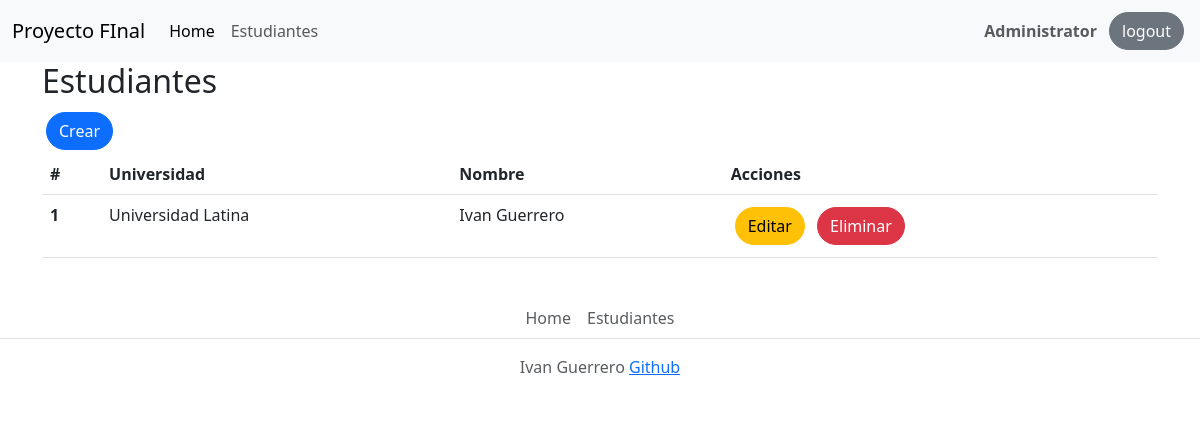
Page /student/ (signed in) on the committed database.
### models/user.py (models this page shows, shortened)
class User(db.Model,UserMixin):
    __tablename__="users"
    id:int=db.Column(db.Integer,primary_key=True)
    name:str=db.Column(db.String(50))
    username:str=db.Column(db.String(20),unique=True)
    password:str=db.Column(db.String(200))
    email:str=db.Column(db.String(30))
    role:str=db.Column(db.String(20),default="user") #user/admin

### models/student.py (models this page shows, shortened)
class Student(db.Model):
    __tablename__="students"
    id=db.Column(db.Integer,primary_key=True)
    university_id=db.Column(db.Integer,db.ForeignKey("universities.id"))
    university=db.relationship("University",backref="students")
    name=db.Column(db.String(50))

### models/university.py (models this page shows, shortened)
class University(db.Model):
    __tablename__="universities"
    id=db.Column(db.Integer,primary_key=True)
    name=db.Column(db.String(50))

### controllers/student.py (the view)
@students.route("/",methods=['GET'])
def index():
  students=Student.query.join(University).all()
  return render_template("student/index.html",students=students)

### config.py (called while the page is built)
    @login_manager.user_loader
    def load_user(user_id):
        return User.query.filter_by(id=user_id).first()

### templates/student/index.html (shortened to what this page needs)
{% extends "home_base.html" %}
{% block content %}
<h2>Estudiantes</h2>
<a href="{{url_for('students.create')}}" class="btn btn-primary m-1 rounded-pill">Crear</a>
<table class="table">
  <thead>
    <tr>
      <th scope="col">#</th>
      <th scope="col">Universidad</th>
      <th scope="col">Nombre</th>
      <th scope="col">Acciones</th>
    </tr>
  </thead>
  <tbody>
    {% if students != None %}
      {% for student in students %}
        <tr>
          <th scope="row">{{student.id}}</th>
          <td>{{student.university.name}}</td>
          <td>{{student.name}}</td>
          <td>
            <a href="{{url_for('students.update', id=student.id)}}" class="btn btn-warning m-1 rounded-pill">Editar</a>
            <a href="{{url_for('students.delete', id=student.id)}}" class="btn btn-danger m-1 rounded-pill">Eliminar</a>
        </tr>
      {% endfor %}
    {% endif %}
  </tbody>
</table>
{% endblock %}

### templates/home/home_base.html (shortened to what this page needs)
{% extends "base.html" %}
{% block body %}
<nav class="navbar navbar-expand-lg bg-body-tertiary">
  <div class="container-fluid">
    <a class="navbar-brand" href="#">Proyecto FInal</a>
    <div class="collapse navbar-collapse" id="navbarSupportedContent">
      <ul class="navbar-nav me-auto mb-2 mb-lg-0">
        <li class="nav-item">
          <a class="nav-link active" aria-current="page" href="{{url_for('home.index')}}">Home</a>
        </li>
        <li class="nav-item">
          <a class="nav-link" href="{{url_for('students.index')}}">Estudiantes</a>
        </li>
      </ul>
      {% if current_user.is_authenticated %}
      <span class="text-muted fw-semibold m-2">{{current_user.name}}</span>
      <a href="{{url_for('users.logout')}}" class="btn btn-secondary m-1 rounded-pill">logout</a>
      {% else %}
      <a href="{{url_for('users.login')}}" class="btn btn-primary m-1 rounded-pill">login</a>
      <a href="{{url_for('users.register')}}" class="btn btn-success m-1 rounded-pill">register</a>
      {% endif%}
    </div>
  </div>
</nav>
<div class="container">
  {% block content %}
  {% endblock %}
</div>
<div class="w-100 bg-white">
  <footer class="py-3 my-4">
    <ul class="nav justify-content-center border-bottom mb-3">
      <li class="nav-item"><a href="{{url_for('home.index')}}" class="nav-link px-2 text-muted">Home</a></li>
      <li class="nav-item"><a href="{{url_for('students.index')}}" class="nav-link px-2 text-muted">Estudiantes</a></li>
    </ul>
    <p class="text-center text-muted">Ivan Guerrero <a href="https://github.com/ivanGuerreroDev"
        target="_blank">Github</a> </p>
  </footer>
</div>
{% endblock %}

### rows in the picture
User: name "Administrator"
Student: id "1", university.name "Universidad Latina", name "Ivan Guerrero"
